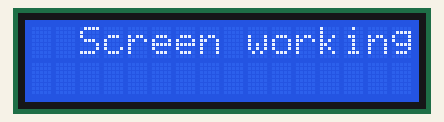
Recording of a sketch running on a simulated Arduino Uno, built with avr-gcc and run on an emulated ATmega328P. On the bench: 16×2 character LCD.

Above: at 0.1 s.
At 1.1 s:
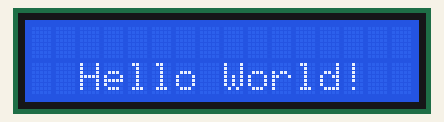

Measured:
- what the display in image 1 shows lasts 1.0 s, from 1.1 s to 2.1 s

The sketch:

LCD_Screen_Setup.ino
```cpp
#include <LiquidCrystal_I2C.h>

LiquidCrystal_I2C lcd(0x27, 16, 2);  //Initialize the LCD use I2C adress with 0x27, with 16 characters in 2 rows.

void setup() {
  lcd.init();         // Initialize the LCD
  lcd.clear();        // Clear any text from the LCD
  lcd.backlight();    // Turn on the LCD backlight

}

void loop() {
  // Display text on the first row
  lcd.setCursor(2, 0);
  lcd.print("Screen working");
  delay(1000);
  lcd.clear();

  // Display text on the second row
  lcd.setCursor(2, 1);
  lcd.print("Hello World!");
  delay(1000);
  lcd.clear();

}
```
